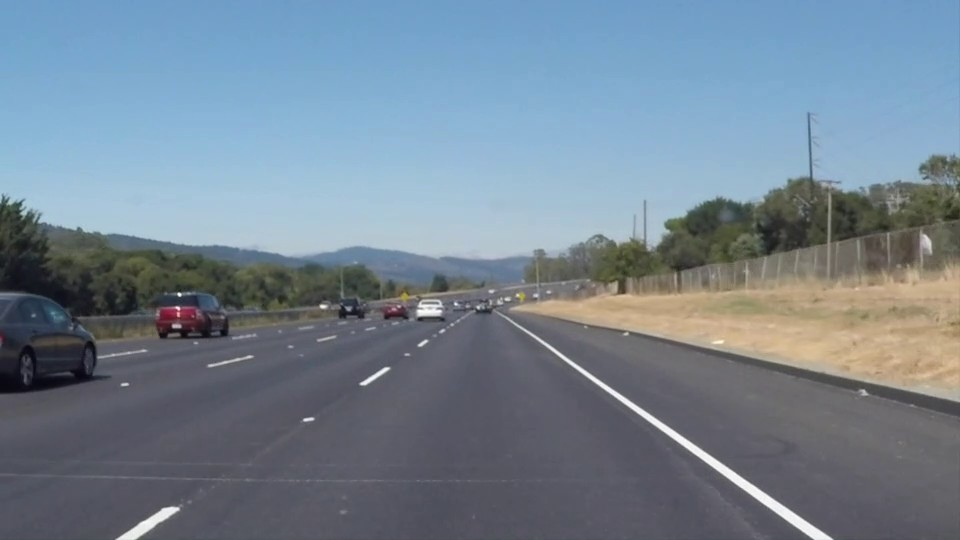
#> input picture labs/data/images/lane_white.jpg, 960 x 540 px
$ jupyter execute lab3_3_lane_lines.ipynb
#> lines starting #> are read from the running program, lines starting #| are printed output that depends on the picture; after the words box and inside, x2 and y2 are one past the last pixel; in counts of white or black regions, pixels touching at a corner belong together
# 实验 3-3 车道线检测：灰度 → 高斯去噪 → Canny → 感兴趣区域 → 霍夫直线

从上到下依次运行每个单元格（Shift + Enter）。标有“← 改这里”的地方是“改一改”练习要修改的位置。

### 第 1 步：找边缘

[cell 1]
import cv2
import numpy as np

img = cv2.imread("../data/images/lane_white.jpg")          # ← 改这里：换成 lane_yellow.jpg
#> img is the input picture: shape (540, 960, 3); mean B, G, R 146, 132, 116.7
gray = cv2.cvtColor(img, cv2.COLOR_BGR2GRAY)
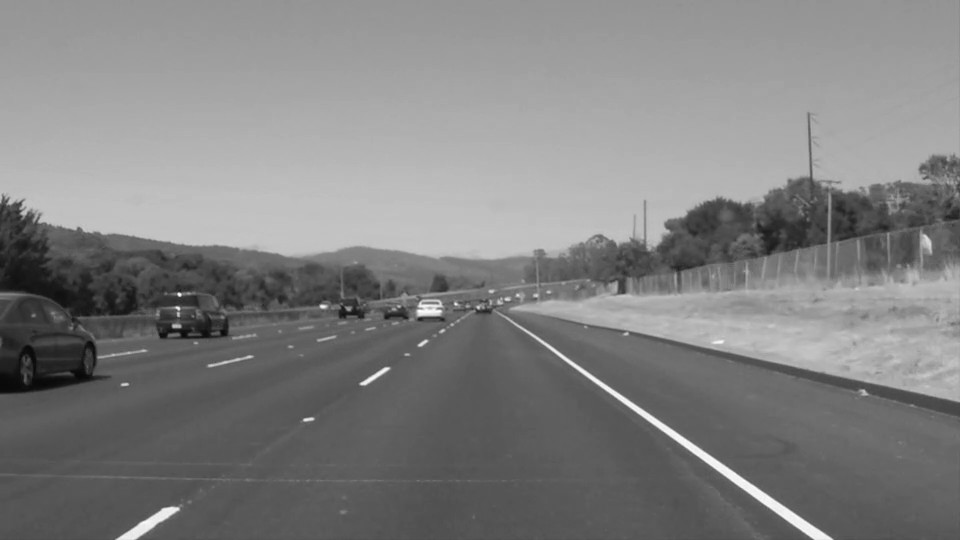
#> gray: shape (540, 960); min 7, max 255, mean 129
blur = cv2.GaussianBlur(gray, (5, 5), 0)
edges = cv2.Canny(blur, 50, 150)                           # ← 改这里：低门槛、高门槛
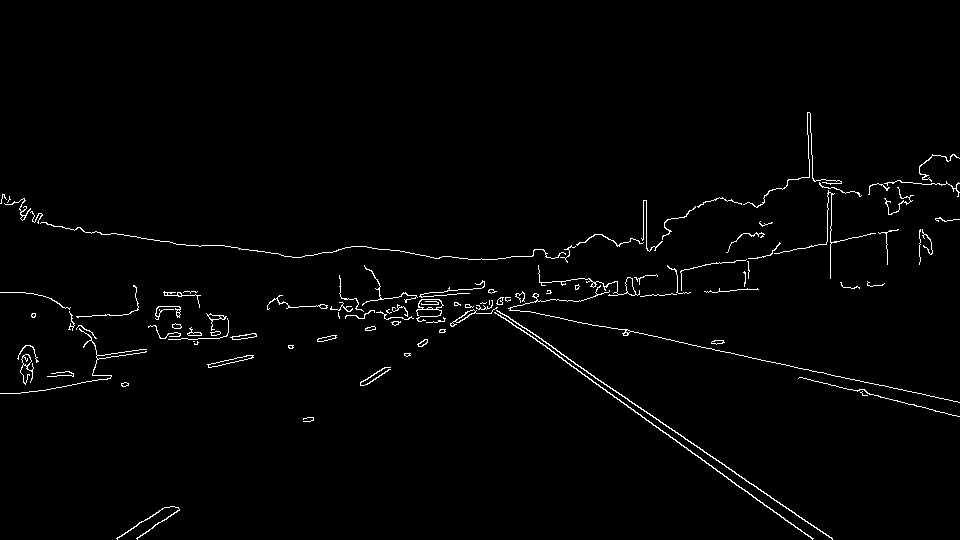
#> edges: shape (540, 960); 1.6% white in thin lines or dots, all inside (x1, y1, x2, y2) = (0, 112, 960, 540)
print("边缘像素：", cv2.countNonZero(edges))
#| 边缘像素： 8044

### 第 2 步：只留下梯形的路面区域

[cell 2]
h, w = edges.shape
#> h = 540; w = 960
top = int(h * 0.6)                                         # 梯形上边：画面 60% 高度处  ← 改这里
#> top = 324
trapezoid = np.array([[(int(w * 0.1), h), (int(w * 0.45), top), (int(w * 0.55), top), (int(w * 0.95), h)]])  # 左下、左上、右上、右下
roi_mask = np.zeros_like(edges)                            # 一张全黑的图
cv2.fillPoly(roi_mask, trapezoid, 255)                     # 把梯形涂白
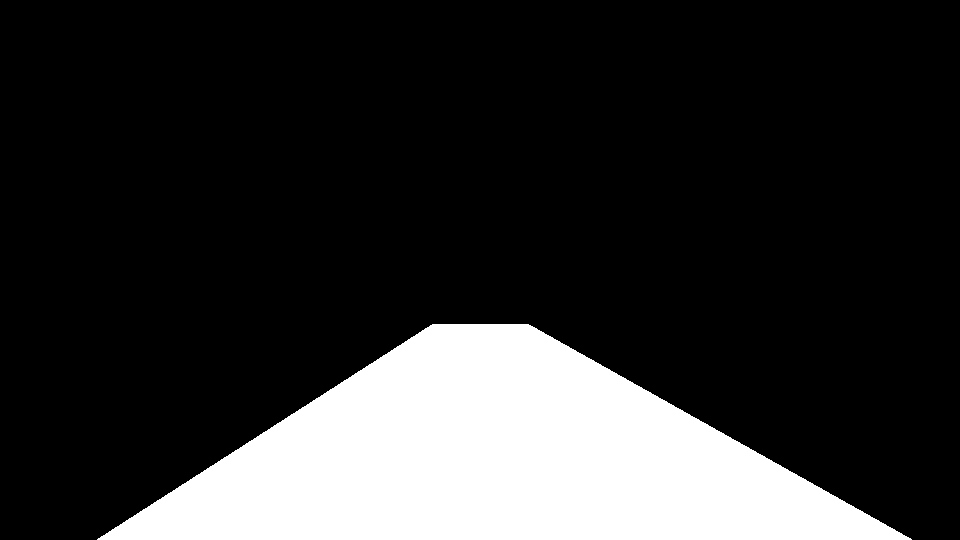
#> roi_mask: shape (540, 960); 19% white; 1 white region, box (x1, y1, x2, y2) and area: (97, 324, 912, 540) 98640
roi_edges = cv2.bitwise_and(edges, roi_mask)               # 两张都是白的地方才留下
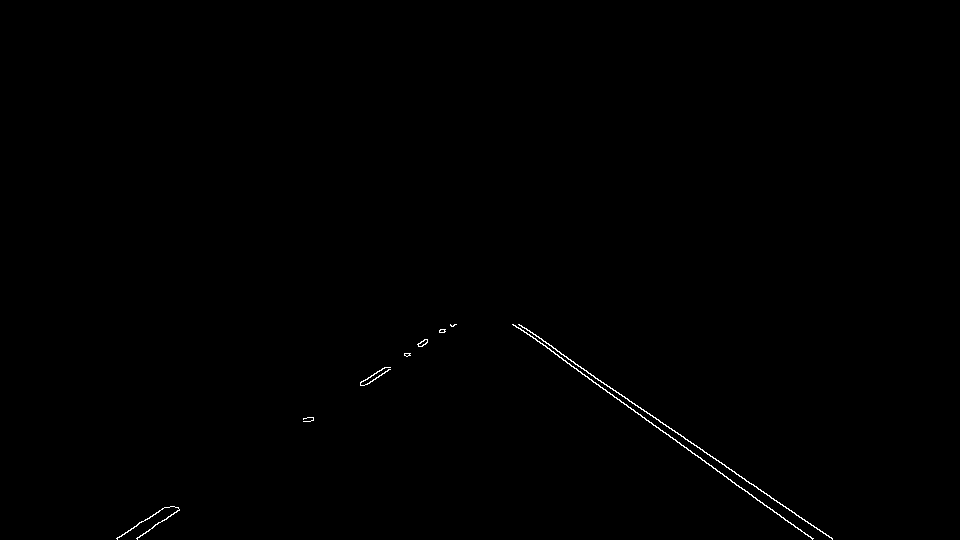
#> roi_edges: shape (540, 960); 0.27% white in thin lines or dots, all inside (x1, y1, x2, y2) = (116, 324, 833, 540)
print("梯形里的边缘像素：", cv2.countNonZero(roi_edges))
#| 梯形里的边缘像素： 1408

### 第 3 步：霍夫变换找直线

[cell 3]
lines = cv2.HoughLinesP(roi_edges, rho=2, theta=np.pi / 180, threshold=30,
                        minLineLength=20, maxLineGap=100)   # ← 改这里：threshold 越大要求票数越多
#> lines = 15 rows, first 6: [568, 359, 831, 537], [520, 328, 795, 527], [668, 434, 812, 538], [116, 538, 167, 507], [136, 538, 179, 509], [303, 419, 455, 324]
print("找到线段：", len(lines))
#| 找到线段： 15

### 第 4 步：按斜率分成左、右两组，画回原图

[cell 4]
show = img.copy()
left = right = 0
for x1, y1, x2, y2 in lines.reshape(-1, 4):
    k = (y2 - y1) / (x2 - x1 + 1e-6)                       # 斜率：往右下为正
    if k < -0.5: left += 1; color = (0, 0, 255)            # 左车道线：往右上斜，斜率为负
    elif k > 0.5: right += 1; color = (0, 255, 0)          # 右车道线：斜率为正
    else: continue                                         # 太平的线不要
    cv2.line(show, (x1, y1), (x2, y2), color, 4)
#> this loop made 15 passes
#> (x1, y1, x2, y2, k, color) on passes 1 to 12: (568, 359, 831, 537, 0.677, (0, 255, 0)), (520, 328, 795, 527, 0.724, (0, 255, 0)), (668, 434, 812, 538, 0.722, (0, 255, 0)), (116, 538, 167, 507, -0.608, (0, 0, 255)), (136, 538, 179, 509, -0.674, (0, 0, 255)), (303, 419, 455, 324, -0.625, (0, 0, 255)), (758, 489, 829, 536, 0.662, (0, 255, 0)), (518, 324, 555, 348, 0.649, (0, 255, 0)), (375, 379, 442, 329, -0.746, (0, 0, 255)), (306, 421, 418, 343, -0.696, (0, 0, 255)), (125, 532, 162, 509, -0.622, (0, 0, 255)), (313, 417, 390, 369, -0.623, (0, 0, 255))
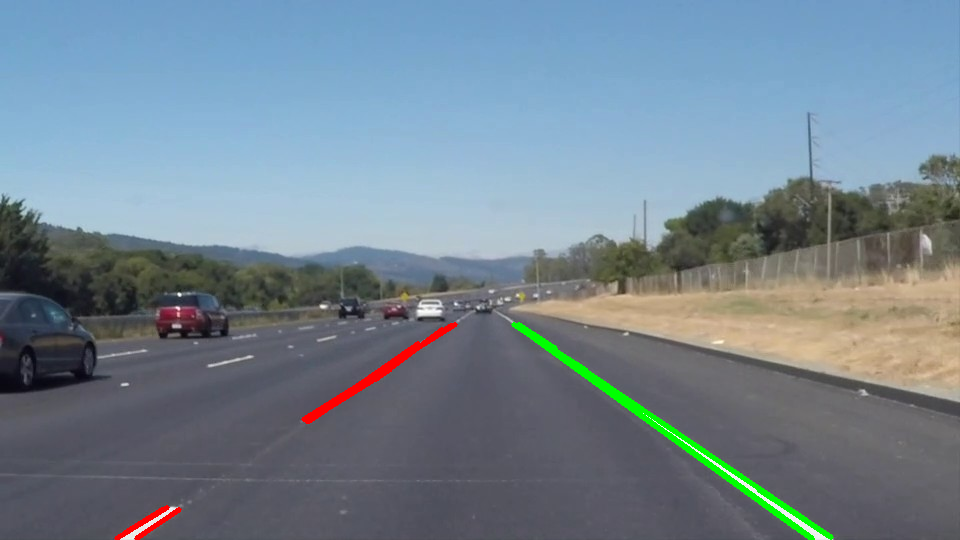
#> show: shape (540, 960, 3); 1.18% of pixels changed, all inside (x1, y1, x2, y2) = (114, 322, 834, 540)
#> after the loop, left = 8; right = 7
print(f"左边 {left} 条，右边 {right} 条")
#| 左边 8 条，右边 7 条
cv2.imwrite("lab3_3_lanes.jpg", show)
#> Out = True

$ run again, with labs/data/images/lane_yellow.jpg copied over labs/data/images/lane_white.jpg
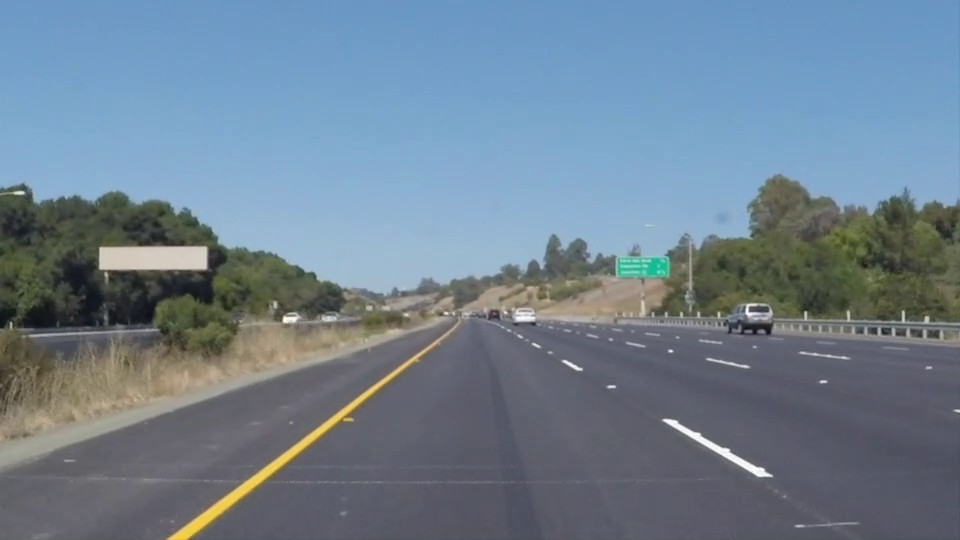
#> input picture labs/data/images/lane_yellow.jpg, 960 x 540 px
#> img is the input picture: shape (540, 960, 3); mean B, G, R 144.5, 128.8, 110.9
#> `edges = cv2.Canny(blur, 50, 150)`:
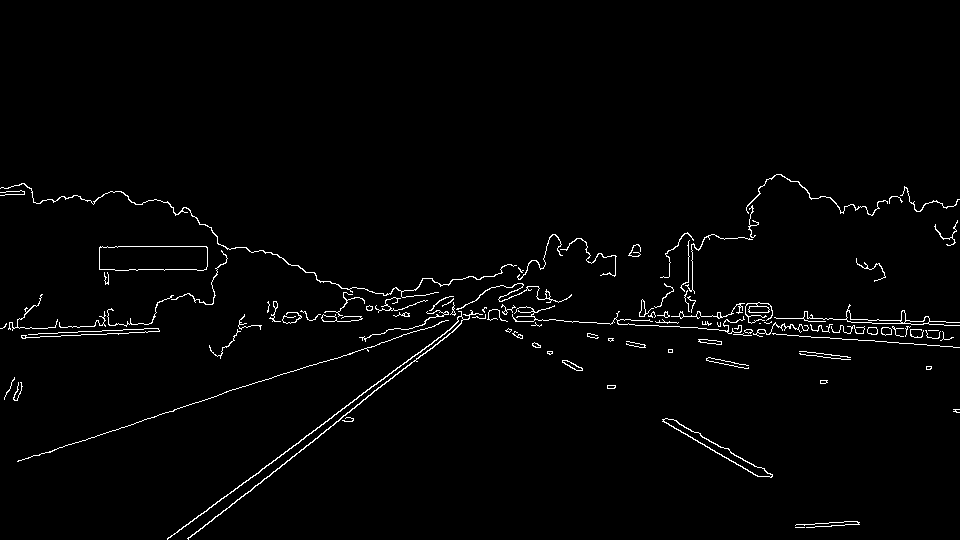
#> edges: shape (540, 960); 1.8% white in thin lines or dots, all inside (x1, y1, x2, y2) = (0, 174, 960, 540)
#| 边缘像素： 9207
#> roi_mask: shape (540, 960); 19% white; 1 white region, box (x1, y1, x2, y2) and area: (97, 324, 912, 540) 98640
#> roi_edges: shape (540, 960); 0.32% white in thin lines or dots, all inside (x1, y1, x2, y2) = (167, 324, 860, 540)
#| 梯形里的边缘像素： 1646
#> lines = 19 rows, first 6: [203, 513, 454, 324], [187, 538, 458, 326], [511, 329, 838, 525], [565, 364, 772, 474], [167, 539, 198, 515], [508, 331, 728, 448]
#| 找到线段： 19
#> the loop `for x1, y1, x2, y2 in lines.reshape(-1, 4):` made 19 passes
#> (x1, y1, x2, y2, k, color) on passes 1, 2, 3, 4, 5, 6, 7, 9: (203, 513, 454, 324, -0.753, (0, 0, 255)), (187, 538, 458, 326, -0.782, (0, 0, 255)), (511, 329, 838, 525, 0.599, (0, 255, 0)), (565, 364, 772, 474, 0.531, (0, 255, 0)), (167, 539, 198, 515, -0.774, (0, 0, 255)), (508, 331, 728, 448, 0.532, (0, 255, 0)), (399, 367, 455, 324, -0.768, (0, 0, 255)), (508, 328, 722, 456, 0.598, (0, 255, 0))
#> after the loop `for x1, y1, x2, y2 in lines.reshape(-1, 4):`:
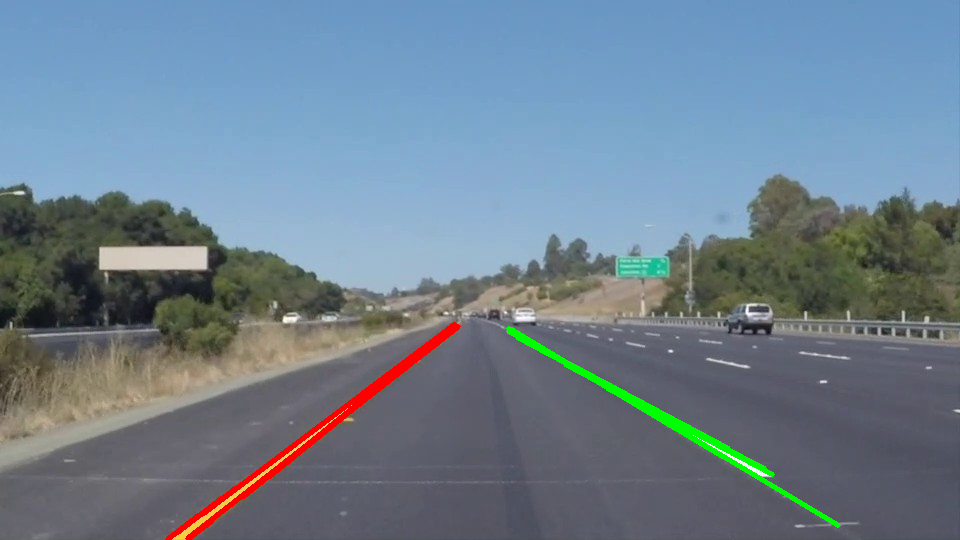
#> show: shape (540, 960, 3); 1.41% of pixels changed, all inside (x1, y1, x2, y2) = (165, 322, 841, 540)
#> after the loop `for x1, y1, x2, y2 in lines.reshape(-1, 4):`: left = 9; right = 6
#| 左边 9 条，右边 6 条
#> Out = True

$ run again, with labs/data/images/drive_highway.jpg copied over labs/data/images/lane_white.jpg
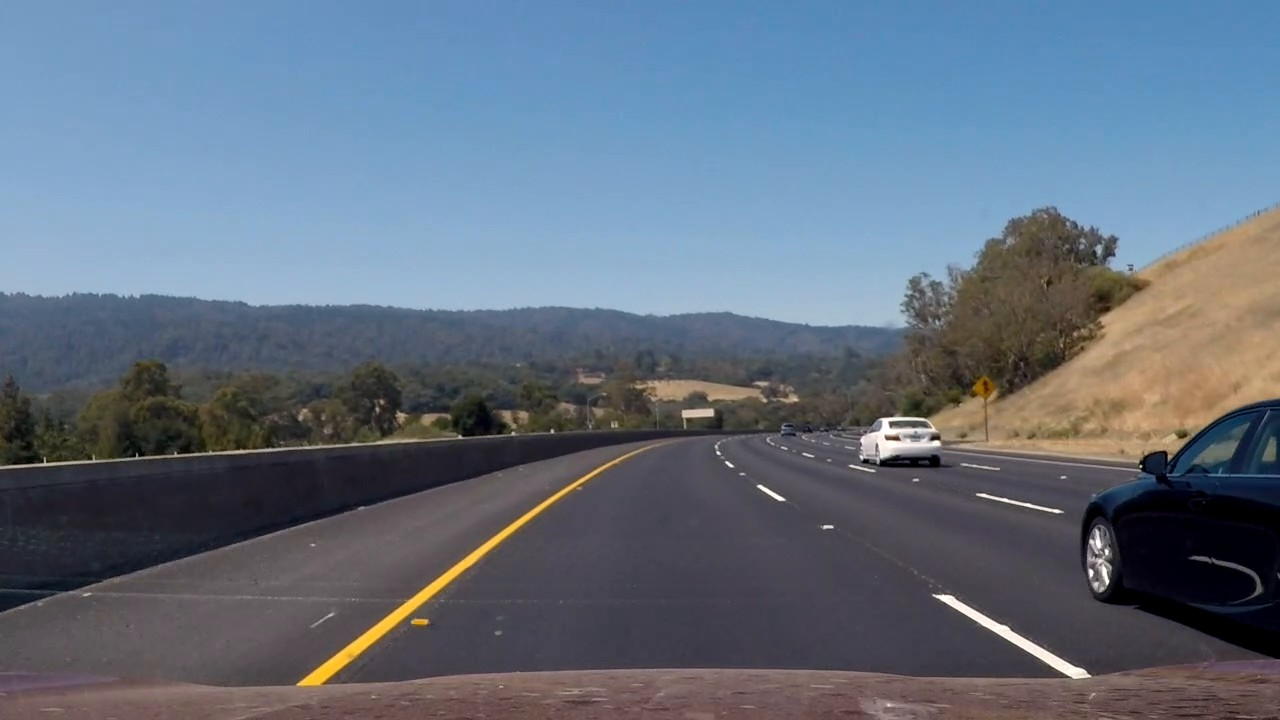
#> input picture labs/data/images/drive_highway.jpg, 1280 x 720 px
#> img is the input picture: shape (720, 1280, 3); mean B, G, R 126.8, 111.3, 98.6
#> `edges = cv2.Canny(blur, 50, 150)`:
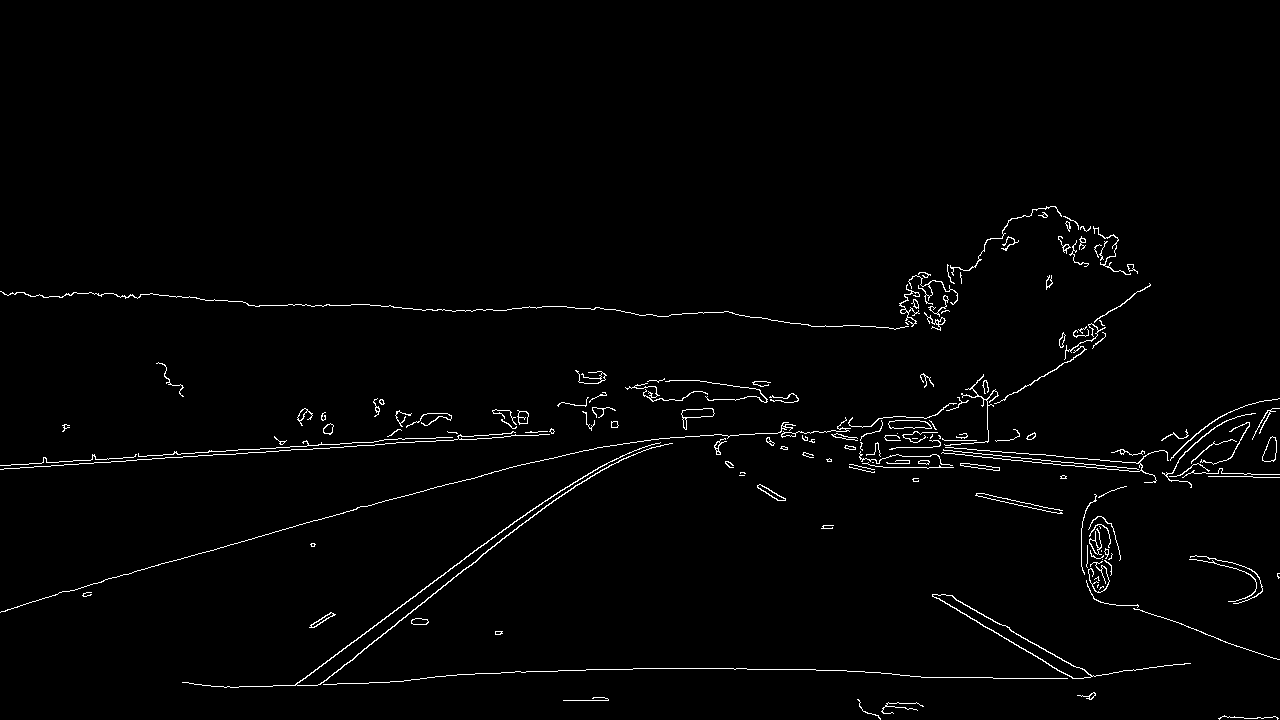
#> edges: shape (720, 1280); 1.6% white in thin lines or dots, all inside (x1, y1, x2, y2) = (0, 206, 1280, 720)
#| 边缘像素： 14488
#> roi_mask: shape (720, 1280); 19% white; 1 white region, box (x1, y1, x2, y2) and area: (129, 432, 1216, 720) 175296
#> roi_edges: shape (720, 1280); 0.36% white in thin lines or dots, all inside (x1, y1, x2, y2) = (186, 435, 1129, 720)
#| 梯形里的边缘像素： 3324
#> lines = 69 rows, first 6: [501, 532, 618, 444], [349, 662, 619, 444], [614, 669, 651, 668], [1054, 678, 1083, 678], [676, 437, 832, 527], [1026, 678, 1053, 678]
#| 找到线段： 69
#> the loop `for x1, y1, x2, y2 in lines.reshape(-1, 4):` made 69 passes
#> (x1, y1, x2, y2, k, color) on passes 1, 2, 5, 8, 9, 11, 12, 15: (501, 532, 618, 444, -0.752, (0, 0, 255)), (349, 662, 619, 444, -0.807, (0, 0, 255)), (676, 437, 832, 527, 0.577, (0, 255, 0)), (297, 682, 424, 589, -0.732, (0, 0, 255)), (935, 594, 1095, 694, 0.625, (0, 255, 0)), (948, 595, 1090, 677, 0.577, (0, 255, 0)), (466, 556, 653, 439, -0.626, (0, 0, 255)), (560, 490, 652, 439, -0.554, (0, 0, 255))
#> after the loop `for x1, y1, x2, y2 in lines.reshape(-1, 4):`:
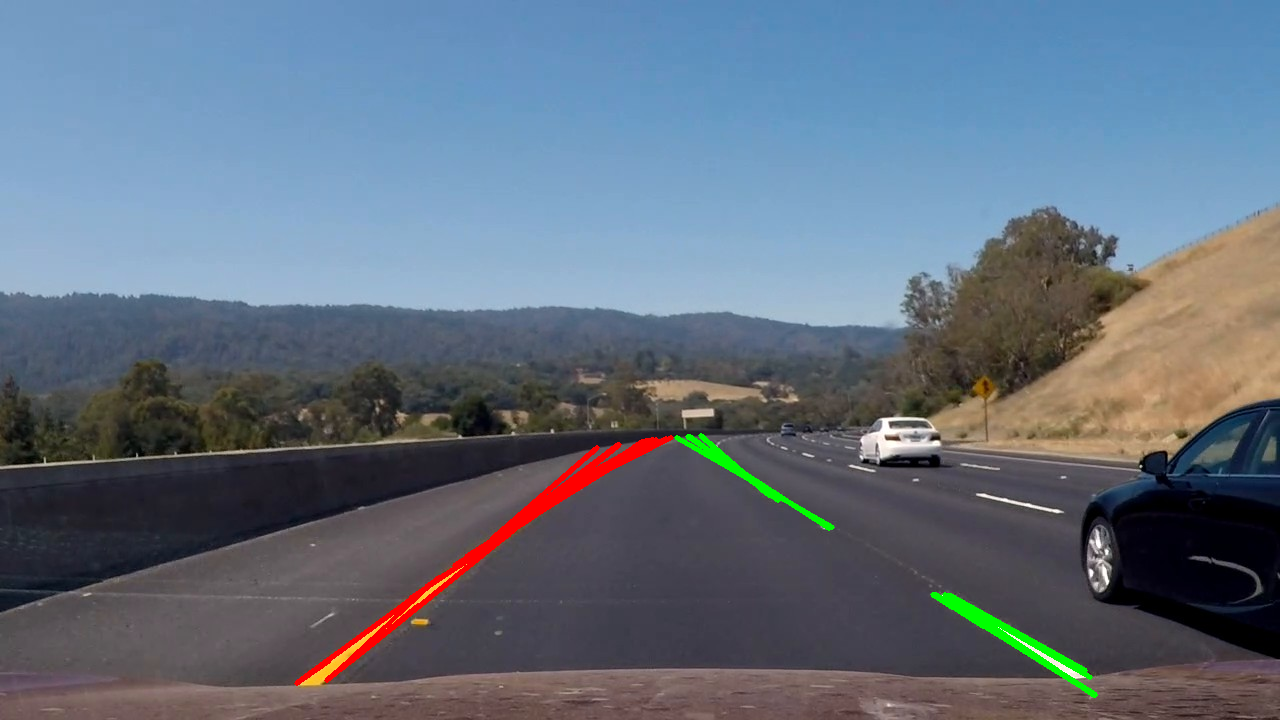
#> show: shape (720, 1280, 3); 1.16% of pixels changed, all inside (x1, y1, x2, y2) = (294, 433, 1098, 698)
#> after the loop `for x1, y1, x2, y2 in lines.reshape(-1, 4):`: left = 18; right = 13
#| 左边 18 条，右边 13 条
#> Out = True
